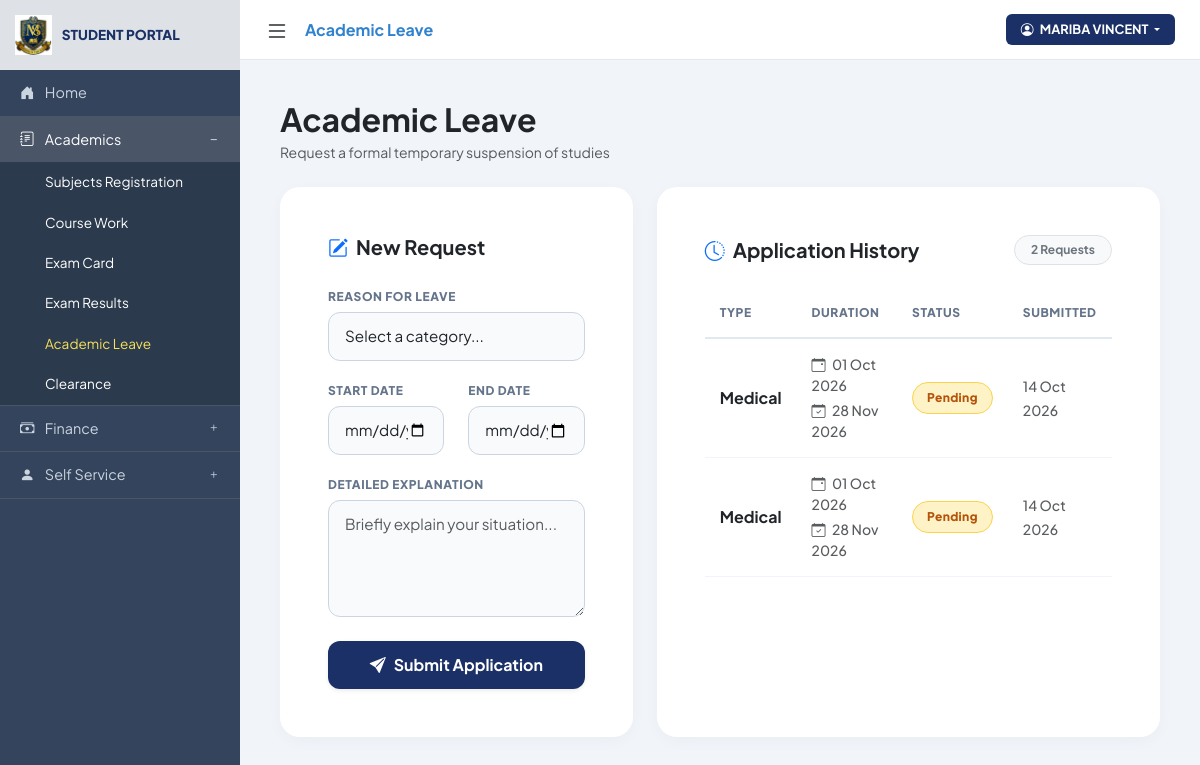
Screenshot of /student/academic_leave.php (signed in) with the database file from the repository.
### tables this page shows
CREATE TABLE `academic_leaves` (
  `id` int NOT NULL,
  `student_id` int NOT NULL,
  `leave_type` varchar(50) NOT NULL,
  `start_date` date NOT NULL,
  `end_date` date NOT NULL,
  `reason` text,
  `status` enum('Pending','Approved','Rejected') DEFAULT 'Pending',
  `created_at` timestamp NULL DEFAULT CURRENT_TIMESTAMP
);

### student/academic_leave.php (the view, shortened to what this page needs)
<?php
include('../database/db_connect.php');
$adm_no = $_SESSION['adm_no'];
$stmt = $conn->prepare("SELECT student_id, adm_no, full_name, form FROM students WHERE adm_no = ? LIMIT 1");
$stmt->bind_param("s", $adm_no);
$stmt->execute();
$student = $stmt->get_result()->fetch_assoc();
$student_id = (int) $student['student_id'];
$leave_history = [];
$h_stmt = $conn->prepare("SELECT * FROM academic_leaves WHERE student_id = ? ORDER BY created_at DESC");
$h_stmt->bind_param("i", $student_id);
$h_stmt->execute();
$h_res = $h_stmt->get_result();
while ($row = $h_res->fetch_assoc()) $leave_history[] = $row;
?>
<!DOCTYPE html>
<html lang="en">
<head>
    <link href="https://cdn.jsdelivr.net/npm/bootstrap@5.3.0/dist/css/bootstrap.min.css" rel="stylesheet">
    <link rel="stylesheet" href="https://cdn.jsdelivr.net/npm/bootstrap-icons@1.11.0/font/bootstrap-icons.css">
</head>
<body>
<?php include('includes/sidebar.php'); ?>
<?php include('includes/topbar.php'); ?>
<main class="main-content">
    <div class="mb-4">
        <h2 class="fw-bold mb-1 text-dark">Academic Leave</h2>
        <p class="text-muted small mb-0">Request a formal temporary suspension of studies</p>
    </div>
    <div class="row g-4">
        <div class="col-lg-5">
            <div class="card p-4 p-md-5 h-100 bg-white">
                <h5 class="fw-bold mb-4 text-dark"><i class="bi bi-pencil-square me-2 text-primary"></i>New Request</h5>
                <form method="POST">
                    <div class="mb-3">
                        <label class="form-label">Reason for Leave</label>
                        <select name="leave_type" class="form-select" required>
                            <option value="" disabled selected>Select a category...</option>
                        </select>
                    </div>
                    <div class="row mb-3">
                        <div class="col-6">
                            <label class="form-label">Start Date</label>
                            <input type="date" name="start_date" class="form-control" required>
                        </div>
                        <div class="col-6">
                            <label class="form-label">End Date</label>
                            <input type="date" name="end_date" class="form-control" required>
                        </div>
                    </div>
                    <div class="mb-4">
                        <label class="form-label">Detailed Explanation</label>
                        <textarea name="reason" class="form-control" rows="4" placeholder="Briefly explain your situation..." required></textarea>
                    </div>
                    <button type="submit" name="apply_leave" class="btn btn-primary w-100 shadow-sm">
                        <i class="bi bi-send-fill me-2"></i>Submit Application
                    </button>
                </form>
            </div>
        </div>
        <div class="col-lg-7">
            <div class="card p-4 p-md-5 h-100 bg-white">
                <div class="d-flex justify-content-between align-items-center mb-4">
                    <h5 class="fw-bold mb-0 text-dark"><i class="bi bi-clock-history me-2 text-primary"></i>Application History</h5>
                    <span class="badge rounded-pill bg-light text-secondary border px-3 py-2">
                        <?php echo count($leave_history); ?> Request<?php echo count($leave_history) === 1 ? '' : 's'; ?>
                    </span>
                </div>
                <?php if (empty($leave_history)): ?>
                    <div class="text-center py-5">
                        <div class="d-inline-flex align-items-center justify-content-center bg-light rounded-circle mb-3" style="width: 80px; height: 80px;">
                            <i class="bi bi-calendar-x fs-1 text-muted"></i>
                        </div>
                        <h6 class="fw-bold text-dark">No requests found</h6>
                        <p class="text-muted small mb-0">You haven't submitted any leave requests yet.</p>
                    </div>
                <?php else: ?>
                    <div class="table-responsive">
                        <table class="table align-middle mb-0">
                            <thead class="bg-light">
                                <tr>
                                    <th>Type</th>
                                    <th>Duration</th>
                                    <th>Status</th>
                                    <th>Submitted</th>
                                </tr>
                            </thead>
                            <tbody>
                                <?php foreach ($leave_history as $leave): ?>
                                    <tr>
                                        <td class="fw-bold text-dark"><?php echo htmlspecialchars($leave['leave_type'] ?? ''); ?></td>
                                        <td>
                                            <small class="text-muted d-block fw-medium">
                                                <i class="bi bi-calendar-event me-1"></i> <?php echo !empty($leave['start_date']) ? htmlspecialchars(date('d M Y', strtotime($leave['start_date']))) : '—'; ?>
                                            </small>
                                            <small class="text-muted d-block fw-medium mt-1">
                                                <i class="bi bi-calendar-check me-1"></i> <?php echo !empty($leave['end_date']) ? htmlspecialchars(date('d M Y', strtotime($leave['end_date']))) : '—'; ?>
                                            </small>
                                        </td>
                                        <td>
                                            <span class="status-badge status-<?php echo strtolower($leave['status'] ?? 'pending'); ?>">
                                                <?php echo htmlspecialchars($leave['status'] ?? 'Pending'); ?>
                                            </span>
                                        </td>
                                        <td>
                                            <small class="text-muted fw-medium">
                                                <?php echo !empty($leave['created_at']) ? htmlspecialchars(date('d M Y', strtotime($leave['created_at']))) : '—'; ?>
                                            </small>
                                        </td>
                                    </tr>
                                <?php endforeach; ?>
                            </tbody>
                        </table>
                    </div>
                <?php endif; ?>
            </div>
        </div>
    </div>
</main>
</body>
</html>

### student/academic_leave.php (style rules this page uses)
:root { --sidebar-bg: #34445c; --submenu-bg: #2c3a4d; --primary-blue: #1a3066; --sidebar-width: 240px; }
body { font-family: 'Plus Jakarta Sans', sans-serif; background-color: #f1f5f9; margin:0; overflow-x: hidden; transition: all 0.3s; }
.main-content { margin-left: var(--sidebar-width); padding: 40px; transition: all 0.3s ease; }
.card { border: none; border-radius: 20px; box-shadow: 0 4px 15px rgba(0,0,0,0.03); overflow: hidden; }
.form-label { font-size: 0.75rem; font-weight: 800; color: #64748b; text-transform: uppercase; letter-spacing: 0.05em; margin-bottom: 6px; }
.form-control, .form-select { border-radius: 12px; padding: 12px 16px; border: 1px solid #cbd5e1; font-size: 0.95rem; background: #f8fafc; transition: all 0.2s; }
.btn-primary { background: var(--primary-blue); border: none; padding: 12px 24px; border-radius: 12px; font-weight: 700; transition: 0.3s; }
.status-badge { font-size: 0.75rem; padding: 6px 14px; border-radius: 50px; font-weight: 800; letter-spacing: 0.03em; display: inline-block; }
.status-pending { background: #fef3c7; color: #b45309; border: 1px solid #fcd34d; }
.table th { font-size: 0.75rem; letter-spacing: 0.05em; text-transform: uppercase; color: #64748b; font-weight: 800; padding: 15px; border-bottom: 2px solid #e2e8f0; }
.table td { padding: 15px; vertical-align: middle; border-bottom: 1px solid #f1f5f9; }

### rows the page displays
academic_leaves: leave_type "Medical", start_date "01 Oct 2026", end_date "28 Nov 2026", status "Pending", created_at "14 Oct 2026"
academic_leaves: leave_type "Medical", start_date "01 Oct 2026", end_date "28 Nov 2026", status "Pending", created_at "14 Oct 2026"

### other values shown
$extra_label "Academic Leave"
$student_display_name "MARIBA VINCENT"
count($leave_history) "2"
